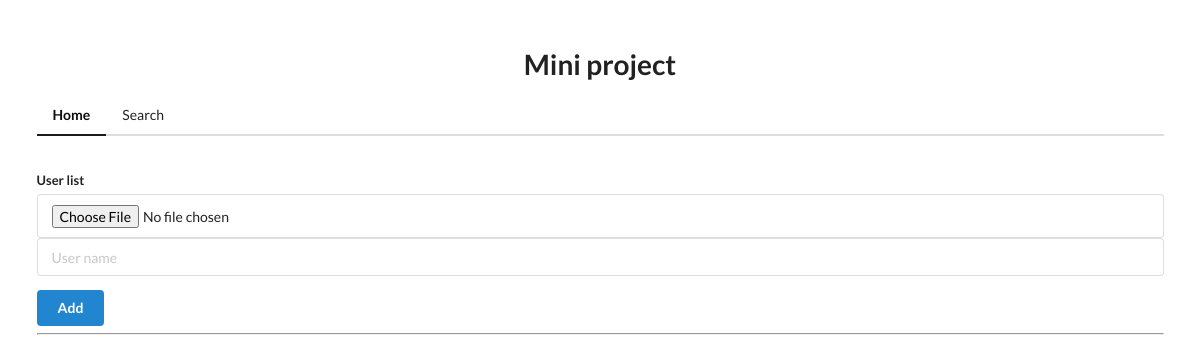
Before: / with the older database file.
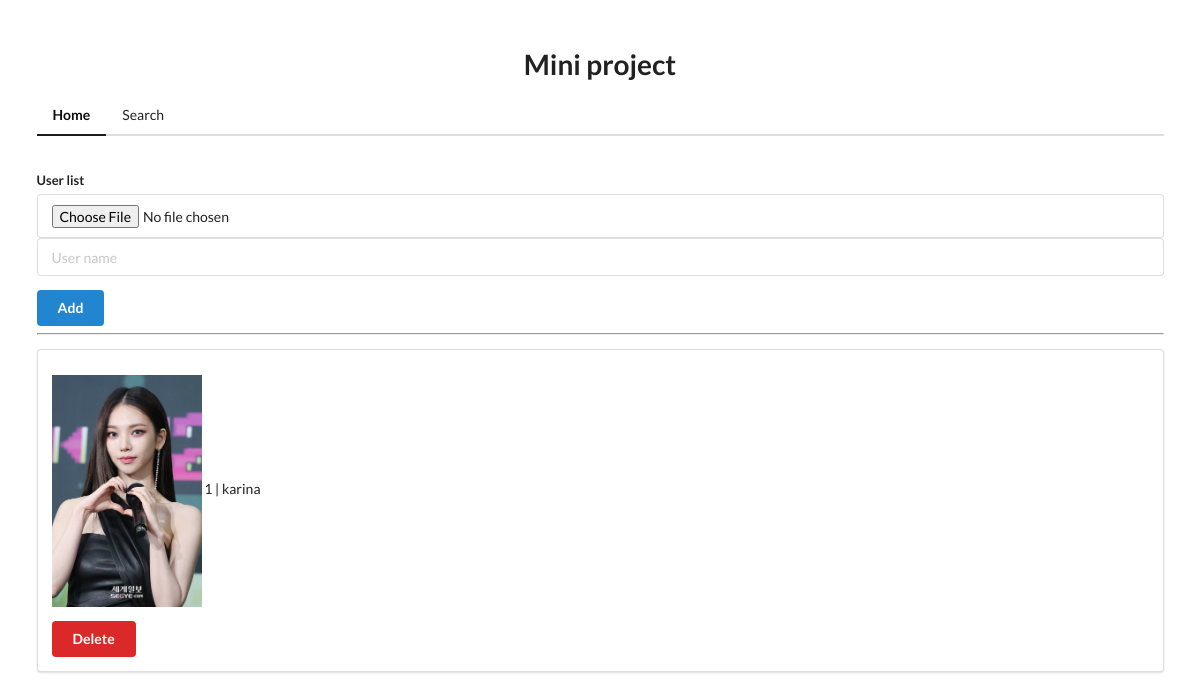
After: the same page with the newer database file.
### models.py (models this page shows)
class User(Base):
    __tablename__ = "users"
    user_id = Column(Integer, primary_key=True)
    user_name = Column(String(100))
    user_image = Column(String(1000))

### main_fin.py (the view)
@app.get("/")
async def home(req: Request, db: Session = Depends(get_db)):
    users = db.query(models.User).all()
    return templates.TemplateResponse("index.html", { "request": req, "users": users })

### templates/index.html (shortened to what this page needs)
<!DOCTYPE html>
<html lang="en">
<head>
    <link rel="stylesheet" href="https://cdn.jsdelivr.net/npm/semantic-ui@2.4.2/dist/semantic.min.css">
</head>
<body>
    <div style="margin-top: 50px;" class="ui container">
        <h1 class="ui center aligned header">Mini project</h1>
        <form action="/search">
            <div class="ui secondary pointing menu">
                <a class="active item" href="/">
                  Home
                </a>
                <a class="item" href="testify">
                  Search
                </a>
              </div>
              <br/>
        </form>
        <form enctype="multipart/form-data" class="ui form" action="/add" method="post">
            <div class="field">
                <label>User list</label>
                <input type="file" name="image">
                <input type="text" name="user_name" placeholder="User name">
            </div>
            <button class="ui blue button" type="submit">Add</button>
        </form>
        <hr>
        {% for user in users %}
        <div class="ui segment">
            <p class="ui big header">
                <div class="ui small image">
                    <img src="{{user.user_image}}">
                </div>
                {{ user.user_id }} | {{ user.user_name }}
            </p>
            <a class="ui red button" href="/delete/{{ user.user_id }}">Delete</a>
        </div>
        {% endfor %}
    </div>
</body>
</html>

Changed rows visible on the page:
added User: user_image (picture), user_id "1", user_name "karina"
